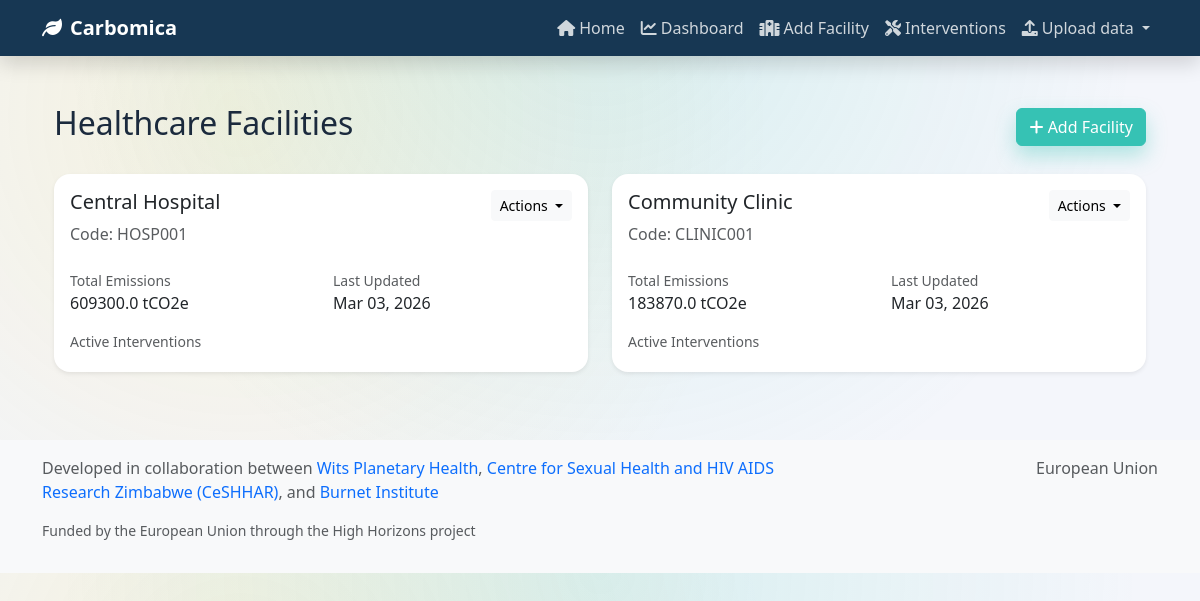
The page /facilities/ on the database as committed earlier.
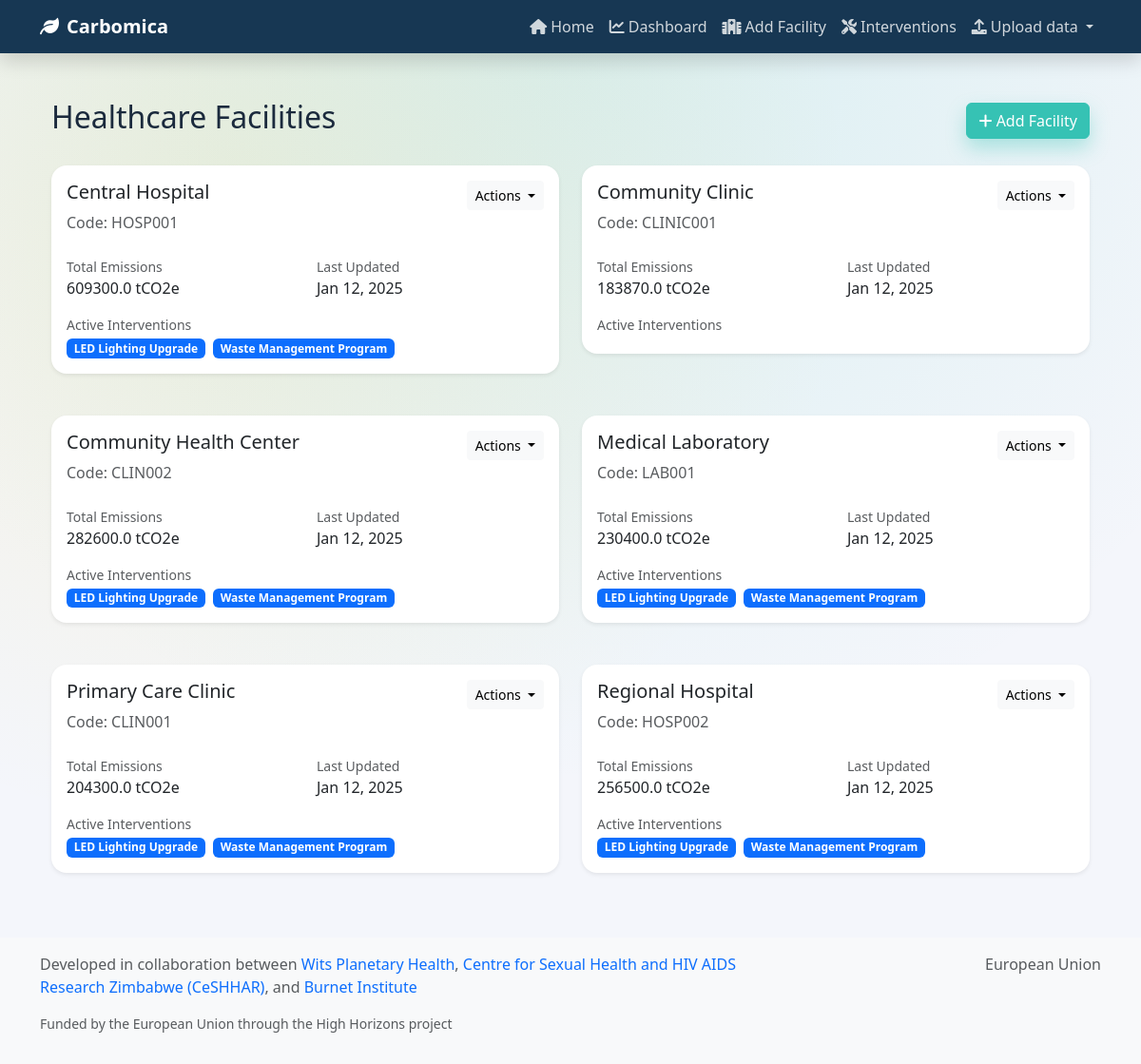
The same page on the database as committed later.
### appname/models.py (models this page shows, shortened)
class Facility(models.Model):
    COUNTRY_CHOICES = [
        ('ZW', 'Zimbabwe'),
        ('ZA', 'South Africa'),
        ('KE', 'Kenya'),
        ('OTHER', 'Other'),
    ]
    FACILITY_TYPE_CHOICES = [
        ('district_hospital', 'District Hospital'),
        ('provincial_hospital', 'Provincial Hospital'),
        ('central_hospital', 'Central Hospital'),
        ('health_centre', 'Health Centre / Clinic'),
        ('maternity_unit', 'Maternity Unit'),
        ('other', 'Other'),
    ]
    code_name = models.CharField(max_length=100)
    display_name = models.CharField(max_length=100)
    country = models.CharField(max_length=10, choices=COUNTRY_CHOICES, default='OTHER')
    facility_type = models.CharField(
        max_length=50, choices=FACILITY_TYPE_CHOICES, default='district_hospital'
    )
    class Meta:
        verbose_name = _('Facility')
        verbose_name_plural = _('Facilities')
        ordering = ['display_name']

class EmissionData(models.Model):
    emission_source = models.ForeignKey(EmissionSource, related_name='emission_data', on_delete=models.CASCADE)
    date = models.DateField(default=timezone.now)
    grid_electricity = models.DecimalField(default=0.0, max_digits=10, decimal_places=2, validators=[MinValueValidator(0.0)])
    grid_gas = models.DecimalField(default=0.0, max_digits=10, decimal_places=2, validators=[MinValueValidator(0.0)])
    bottled_gas = models.DecimalField(default=0.0, max_digits=10, decimal_places=2, validators=[MinValueValidator(0.0)])
    liquid_fuel = models.DecimalField(default=0.0, max_digits=10, decimal_places=2, validators=[MinValueValidator(0.0)])
    vehicle_fuel_owned = models.DecimalField(default=0.0, max_digits=10, decimal_places=2, validators=[MinValueValidator(0.0)])
    business_travel = models.DecimalField(default=0.0, max_digits=10, decimal_places=2, validators=[MinValueValidator(0.0)])
    anaesthetic_gases = models.DecimalField(default=0.0, max_digits=10, decimal_places=2, validators=[MinValueValidator(0.0)])
    refrigeration_gases = models.DecimalField(default=0.0, max_digits=10, decimal_places=2, validators=[MinValueValidator(0.0)])
    waste_management = models.DecimalField(default=0.0, max_digits=10, decimal_places=2, validators=[MinValueValidator(0.0)])
    medical_inhalers = models.DecimalField(default=0.0, max_digits=10, decimal_places=2, validators=[MinValueValidator(0.0)])
    class Meta:
        verbose_name = _('Emission Data')
        verbose_name_plural = _('Emission Data Entries')
        ordering = ['-emission_source__display_name']
    def total_emissions(self):
        total = (
            self.grid_electricity + self.grid_gas + self.bottled_gas +
            self.liquid_fuel + self.vehicle_fuel_owned + self.business_travel +
            self.anaesthetic_gases + self.refrigeration_gases +
            self.waste_management + self.medical_inhalers
        )
        return total

class FacilityIntervention(models.Model):
    facility = models.ForeignKey(Facility, related_name='facility_interventions', on_delete=models.CASCADE)
    intervention = models.ForeignKey(Intervention, related_name='facility_interventions', on_delete=models.CASCADE)
    implementation_cost = models.DecimalField(
        max_digits=10,
        decimal_places=2,
        validators=[MinValueValidator(0.0)]
    )
    maintenance_cost = models.DecimalField(
        max_digits=10,
        decimal_places=2,
        validators=[MinValueValidator(0.0)]
    )
    annual_savings = models.DecimalField(
        max_digits=10,
        decimal_places=2,
        validators=[MinValueValidator(0.0)],
        default=0.0
    )
    emission_reduction_achieved = models.DecimalField(
        max_digits=10,
        decimal_places=2,
        validators=[MinValueValidator(0.0)],
        default=0.0,
        help_text="Actual emission reduction achieved in tCO2e"
    )
    implementation_date = models.DateField(null=True, blank=True)
    roi = models.DecimalField(
        max_digits=6,
        decimal_places=2,
        validators=[MinValueValidator(0.0)],
        default=0.0,
        help_text="Return on Investment percentage"
    )
    class Meta:
        verbose_name = _('Facility Intervention')
        verbose_name_plural = _('Facility Interventions')
        ordering = ['facility__display_name']

class Intervention(models.Model):
    code_name = models.CharField(max_length=100)
    display_name = models.CharField(max_length=100)
    status = models.CharField(
        max_length=50,
        choices=[
            ('Planned', 'Planned'),
            ('In Progress', 'In Progress'),
            ('Completed', 'Completed'),
            ('Cancelled', 'Cancelled')
        ],
        default='Planned'
    )
    description = models.TextField(blank=True)
    emission_reduction_percentage = models.DecimalField(
        max_digits=5,
        decimal_places=2,
        validators=[MinValueValidator(0.0), MaxValueValidator(100.0)],
        help_text="Expected percentage reduction in emissions",
        default=0.0
    )
    payback_period = models.IntegerField(
        validators=[MinValueValidator(0)],
        help_text="Expected payback period in months",
        default=0
    )
    energy_savings = models.DecimalField(
        max_digits=10,
        decimal_places=2,
        validators=[MinValueValidator(0.0)],
        help_text="Expected annual energy savings in kWh",
        default=0.0
    )
    sdg_goals = models.CharField(
        max_length=50,
        blank=True,
        default='',
        help_text="Comma-separated SDG numbers this intervention contributes to (e.g. '3,7,13')"
    )
    class Meta:
        verbose_name = _('Intervention')
        verbose_name_plural = _('Interventions')
        ordering = ['display_name']

### appname/views.py (the view)
# urls.py: path('facilities/', views.facilities, name='facilities'),
def facilities(request):
    all_facilities = Facility.objects.all()
    return render(request, 'appname/facilities.html', {'facilities': all_facilities})

### appname/templates/appname/facilities.html (shortened to what this page needs)
{% extends 'appname/base.html' %}
{% load humanize %}
{% block content %}
<div class="container py-4">
    <div class="d-flex justify-content-between align-items-center mb-4">
        <h2>Healthcare Facilities</h2>
        <a href="{% url 'add_facility' %}" class="btn btn-primary">
            <i class="fas fa-plus"></i> Add Facility
        </a>
    </div>
    <div class="row">
        {% for facility in facilities %}
        <div class="col-md-6 mb-4">
            <div class="card shadow-sm">
                <div class="card-body">
                    <div class="d-flex justify-content-between align-items-start">
                        <div>
                            <h5 class="card-title">{{ facility.display_name }}</h5>
                            <p class="text-muted mb-2">Code: {{ facility.code_name }}</p>
                        </div>
                        <div class="dropdown">
                            <button class="btn btn-light btn-sm dropdown-toggle" type="button" data-bs-toggle="dropdown">
                                Actions
                            </button>
                        </div>
                    </div>
                    {% with latest_emission=facility.emission_sources.first.emission_data.last %}
                    {% if latest_emission %}
                    <div class="row mt-3">
                        <div class="col-6">
                            <small class="text-muted d-block">Total Emissions</small>
                            <span class="h6">
                                {{ latest_emission.total_emissions|floatformat:1 }} tCO2e
                            </span>
                        </div>
                        <div class="col-6">
                            <small class="text-muted d-block">Last Updated</small>
                            <span class="h6">
                                {{ latest_emission.date|date:"M d, Y" }}
                            </span>
                        </div>
                    </div>
                    {% else %}
                    <p class="text-muted mt-3">No emission data available</p>
                    {% endif %}
                    {% endwith %}
                    <div class="mt-3">
                        <small class="text-muted d-block">Active Interventions</small>
                        <div class="d-flex flex-wrap gap-2 mt-1">
                            {% for intervention in facility.facility_interventions.all %}
                            {% if intervention.intervention.status == 'In Progress' %}
                            <span class="badge bg-primary">{{ intervention.intervention.display_name }}</span>
                            {% endif %}
                            {% endfor %}
                        </div>
                    </div>
                </div>
            </div>
        </div>
        {% endfor %}
    </div>
</div>
{% endblock %}

### appname/templates/appname/base.html (shortened to what this page needs)
{% load static %}
<!DOCTYPE html>
<html lang="en">
<head>
    <link href="https://cdn.jsdelivr.net/npm/bootstrap@5.3.0/dist/css/bootstrap.min.css" rel="stylesheet">
    <link href="https://cdnjs.cloudflare.com/ajax/libs/font-awesome/6.0.0/css/all.min.css" rel="stylesheet">
</head>
<body>
    <nav class="navbar navbar-expand-lg navbar-dark mb-4">
        <div class="container">
            <a class="navbar-brand" href="{% url 'home' %}">
                <i class="fas fa-leaf me-2"></i>Carbomica
            </a>
            <div class="collapse navbar-collapse" id="navbarNav">
                <ul class="navbar-nav ms-auto">
                    <li class="nav-item">
                        <a class="nav-link" href="{% url 'home' %}">
                            <i class="fas fa-house me-1"></i>Home
                        </a>
                    </li>
                    <li class="nav-item">
                        <a class="nav-link" href="{% url 'dashboard' %}">
                            <i class="fas fa-chart-line me-1"></i>Dashboard
                        </a>
                    </li>
                    <li class="nav-item">
                        <a class="nav-link" href="{% url 'add_facility' %}">
                            <i class="fas fa-hospital me-1"></i>Add Facility
                        </a>
                    </li>
                    <li class="nav-item">
                        <a class="nav-link" href="{% url 'interventions' %}">
                            <i class="fas fa-tools me-1"></i>Interventions
                        </a>
                    </li>
                    <li class="nav-item dropdown">
                        <a class="nav-link dropdown-toggle" href="#" role="button" data-bs-toggle="dropdown">
                            <i class="fas fa-upload me-1"></i>Upload data
                        </a>
                    </li>
                </ul>
            </div>
        </div>
    </nav>
    <div class="container">
        {% block content %}{% endblock %}
    </div>
    <footer class="footer mt-auto py-3 bg-light">
        <div class="container">
            <div class="row">
                <div class="col-md-8">
                    <p class="text-muted">
                        Developed in collaboration between
                        <a href="#" class="text-decoration-none">Wits Planetary Health</a>,
                        <a href="#" class="text-decoration-none">Centre for Sexual Health and HIV AIDS Research Zimbabwe (CeSHHAR)</a>, and
                        <a href="#" class="text-decoration-none">Burnet Institute</a>
                    </p>
                    <p class="text-muted small">
                        Funded by the European Union through the High Horizons project
                    </p>
                </div>
                <div class="col-md-4 text-end">
                    <span class="text-muted">European Union</span>
                </div>
            </div>
        </div>
    </footer>
</body>
</html>

### appname/templates/appname/base.html (style rules this page uses)
:root { --primary-color: #173753; --secondary-color: #36c2b4; --accent-color: #f1c40f; --background-color: #f4f6fb; --text-muted: #6c7a89; }
body { background: radial-gradient(circle at top, rgba(54,194,180,0.15), transparent 65%), radial-gradient(circle at 20% 20%, rgba(241,196,15,0.12), transparent 50%); background-color: var(--background-color); font-family: 'Segoe UI', Tahoma, Geneva, Verdana, sans-serif; color: #1b2a3d; }
.navbar { background-color: var(--primary-color); box-shadow: 0 8px 20px rgba(0,0,0,0.15); }
.navbar-brand { color: white !important; font-weight: bold; }
.nav-link { color: rgba(255,255,255,0.8) !important; }
.card { border: none; border-radius: 16px; box-shadow: 0 25px 45px rgba(15,20,34,0.08); margin-bottom: 20px; background: white; }
.btn-primary { background-color: var(--secondary-color); border-color: var(--secondary-color); box-shadow: 0 10px 20px rgba(54,194,180,0.35); }

Rows that differ between the two databases and show on the page:
changed through a linked row, Facility "Central Hospital": emission_sources.first.emission_data.last "Mar 03, 2026" → "Jan 12, 2025"
added FacilityIntervention: intervention.display_name "LED Lighting Upgrade", shown under Facility "Central Hospital"
added FacilityIntervention: intervention.display_name "Waste Management Program", shown under Facility "Central Hospital"
changed through a linked row, Facility "Community Clinic": emission_sources.first.emission_data.last "Mar 03, 2026" → "Jan 12, 2025"
added Facility: display_name "Community Health Center", code_name "CLIN002", emission_sources.first.emission_data.last.total_emissions "282600.0", emission_sources.first.emission_data.last "Jan 12, 2025"
added FacilityIntervention: intervention.display_name "LED Lighting Upgrade", shown under "Community Health Center"
added FacilityIntervention: intervention.display_name "Waste Management Program", shown under "Community Health Center"
added Facility: display_name "Medical Laboratory", code_name "LAB001", emission_sources.first.emission_data.last.total_emissions "230400.0", emission_sources.first.emission_data.last "Jan 12, 2025"
added FacilityIntervention: intervention.display_name "LED Lighting Upgrade", shown under "Medical Laboratory"
added FacilityIntervention: intervention.display_name "Waste Management Program", shown under "Medical Laboratory"
added Facility: display_name "Primary Care Clinic", code_name "CLIN001", emission_sources.first.emission_data.last.total_emissions "204300.0", emission_sources.first.emission_data.last "Jan 12, 2025"
added FacilityIntervention: intervention.display_name "LED Lighting Upgrade", shown under "Primary Care Clinic"
added FacilityIntervention: intervention.display_name "Waste Management Program", shown under "Primary Care Clinic"
added Facility: display_name "Regional Hospital", code_name "HOSP002", emission_sources.first.emission_data.last.total_emissions "256500.0", emission_sources.first.emission_data.last "Jan 12, 2025"
added FacilityIntervention: intervention.display_name "LED Lighting Upgrade", shown under "Regional Hospital"
added FacilityIntervention: intervention.display_name "Waste Management Program", shown under "Regional Hospital"
